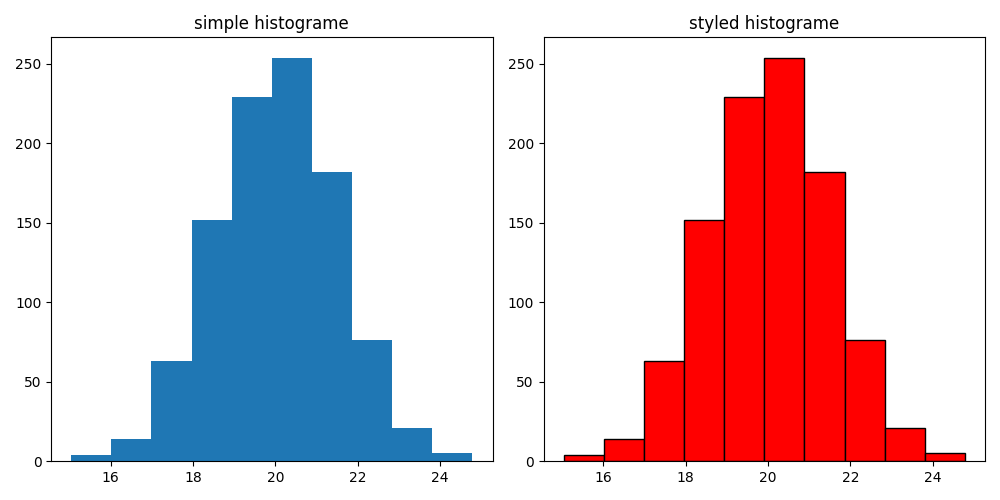

The Python source for this figure:
import numpy as np
import matplotlib.pyplot as plt

ages = np.random.normal(20,1.5,1000)

plt.figure(figsize=(10,5))

plt.subplot(1,2,1)
plt.hist(ages)
plt.title("simple histograme")

plt.subplot(1,2,2)
plt.hist(ages,color="red",edgecolor="black")
plt.title("styled histograme")

plt.tight_layout()
plt.show()
